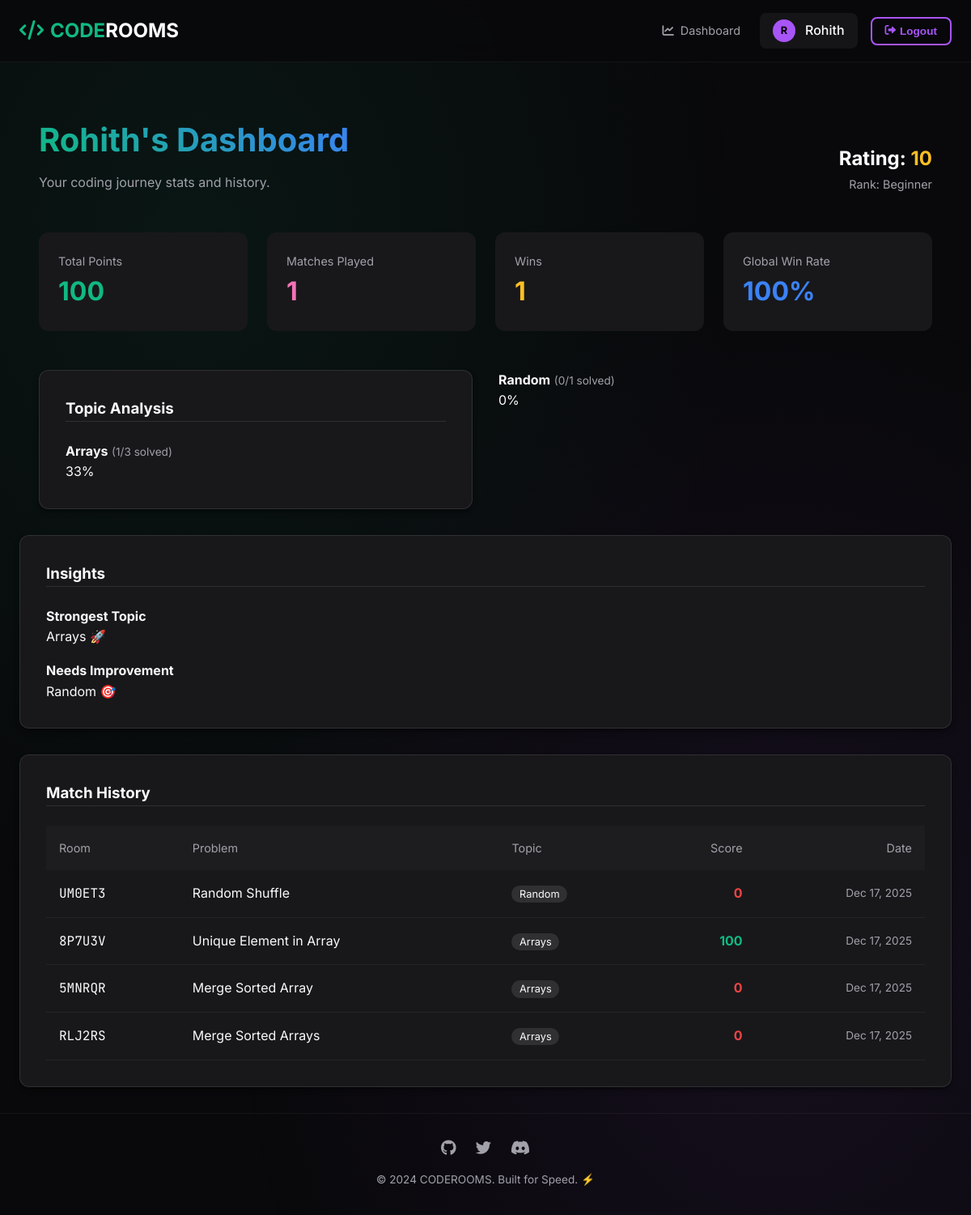
/dashboard/ (signed in), run on the app's committed database.
### core/models.py (models this page shows, shortened)
class UserProfile(models.Model):
    user = models.OneToOneField(User, on_delete=models.CASCADE, related_name='profile')
    rating = models.IntegerField(default=1200) # Standard ELO starting point
    matches_played = models.IntegerField(default=0)
    wins = models.IntegerField(default=0)

class Problem(models.Model):
    DIFFICULTY_CHOICES = [
        ('Easy', 'Easy'),
        ('Medium', 'Medium'),
        ('Hard', 'Hard'),
    ]
    title = models.CharField(max_length=200)
    description = models.TextField()
    difficulty = models.CharField(max_length=10, choices=DIFFICULTY_CHOICES)
    topic = models.CharField(max_length=50)  # e.g., "Arrays", "DP"
    initial_code = models.TextField(help_text="Starting code template")
    test_cases = models.JSONField(help_text="List of input/output pairs", default=list)
    created_at = models.DateTimeField(auto_now_add=True)

class Participant(models.Model):
    user = models.ForeignKey(User, on_delete=models.CASCADE)
    room = models.ForeignKey(Room, on_delete=models.CASCADE, related_name='participants')
    score = models.IntegerField(default=0)
    completed_test_cases = models.IntegerField(default=0)
    tab_switches = models.IntegerField(default=0)
    joined_at = models.DateTimeField(auto_now_add=True)
    finished_at = models.DateTimeField(null=True, blank=True)
    class Meta:
        unique_together = ('user', 'room')

class Room(models.Model):
    room_id = models.CharField(max_length=6, unique=True, default=generate_room_id)
    host = models.ForeignKey(User, on_delete=models.CASCADE, related_name='hosted_rooms')
    passcode = models.CharField(max_length=20, blank=True, null=True)
    problem = models.ForeignKey(Problem, on_delete=models.SET_NULL, null=True, blank=True)
    is_active = models.BooleanField(default=False)
    created_at = models.DateTimeField(auto_now_add=True)
    topic = models.CharField(max_length=50, blank=True)
    difficulty = models.CharField(max_length=10, blank=True)
    anti_cheat_enabled = models.BooleanField(default=False, help_text="Enable tab-switching detection")

### core/views.py (the view)
# urls.py: path('dashboard/', views.dashboard, name='dashboard'),
@login_required
def dashboard(request):
    from django.db.models import Sum
    user = request.user
    if not hasattr(user, 'profile'):
        from .models import UserProfile
        UserProfile.objects.create(user=user)
    profile = user.profile
    participants = Participant.objects.filter(user=user).select_related('room', 'room__problem').order_by('-joined_at')
    total_points = participants.aggregate(Sum('score'))['score__sum'] or 0
    topic_map = {} # {'Array': {'total': 5, 'passed': 3}}
    for p in participants:
        if p.room.problem and p.room.problem.topic:
            t = p.room.problem.topic
            if t not in topic_map:
                topic_map[t] = {'total': 0, 'passed': 0}
            topic_map[t]['total'] += 1
            if p.score >= 100:
                topic_map[t]['passed'] += 1
    topic_stats = []
    for name, data in topic_map.items():
        win_rate = (data['passed'] / data['total']) * 100 if data['total'] > 0 else 0
        topic_stats.append({
            'name': name,
            'total': data['total'],
            'passed': data['passed'],
            'win_rate': win_rate
        })
    topic_stats.sort(key=lambda x: x['win_rate'], reverse=True)
    strongest_topic = topic_stats[0] if topic_stats else None
    weakest_topic = topic_stats[-1] if topic_stats else None # Simple logic, maybe filter for min attempts
    return render(request, 'dashboard.html', {
        'profile': profile,
        'total_points': total_points,
        'recent_matches': participants[:10], # Show last 10
        'topic_stats': topic_stats,
        'strongest_topic': strongest_topic,
        'weakest_topic': weakest_topic
    })

### templates/dashboard.html (shortened to what this page needs)
{% extends 'base.html' %}
{% block content %}
<div class="container" style="max-width: 1200px; padding-top: 2rem;">
    <div style="margin-bottom: 3rem; display: flex; justify-content: space-between; align-items: flex-end;">
        <div>
            <h1 style="
                font-size: 2.5rem;
                background: linear-gradient(45deg, #10b981, #3b82f6);
                -webkit-background-clip: text;
                background-clip: text;
                -webkit-text-fill-color: transparent;
                margin-bottom: 0.5rem;">
                {{ user.username }}'s Dashboard
            </h1>
            <p style="color: var(--text-muted);">Your coding journey stats and history.</p>
        </div>
        <div style="text-align: right;">
            <div style="font-size: 1.5rem; font-weight: bold; color: #fff;">
                Rating:
                <span style="color: #fbbf24;">{{ profile.rating|default:0 }}</span>
            </div>
            <div style="color: var(--text-muted); font-size: 0.9rem;">Rank: Beginner</div>
        </div>
    </div>
    <div style="
        display: grid;
        grid-template-columns: repeat(auto-fit, minmax(200px, 1fr));
        gap: 1.5rem;
        margin-bottom: 3rem;
    ">
        <div class="stat-card">
            <div class="stat-label">Total Points</div>
            <div class="stat-value" style="color:#10b981;">{{ total_points|default:0 }}</div>
        </div>
        <div class="stat-card">
            <div class="stat-label">Matches Played</div>
            <div class="stat-value" style="color:#f472b6;">{{ profile.matches_played|default:0 }}</div>
        </div>
        <div class="stat-card">
            <div class="stat-label">Wins</div>
            <div class="stat-value" style="color:#fbbf24;">{{ profile.wins|default:0 }}</div>
        </div>
        <div class="stat-card">
            <div class="stat-label">Global Win Rate</div>
            <div class="stat-value" style="color:#3b82f6;">
                {% if profile.matches_played > 0 %}
                {% widthratio profile.wins profile.matches_played 100 %}%
                {% else %}
                0%
                {% endif %}
            </div>
        </div>
    </div>
    <div style="display:grid; grid-template-columns:1fr 1fr; gap:2rem; margin-bottom:2rem;">
        <div class="card">
            <h3 class="card-title">Topic Analysis</h3>
            {% if topic_stats %}
            {% for topic in topic_stats %}
            <div class="topic-row">
                <div>
                    <strong>{{ topic.name }}</strong>
                    <span class="muted">({{ topic.passed }}/{{ topic.total }} solved)</span>
                </div>
                <span>{{ topic.win_rate|floatformat:0 }}%</span>
            </div>
        </div>
        {% endfor %}
        {% else %}
        <p class="muted">No topic data yet.</p>
        {% endif %}
    </div>
    <div class="card">
        <h3 class="card-title">Insights</h3>
        <div style="margin-bottom:1rem;">
            <h4 class="insight-good">Strongest Topic</h4>
            <p>{% if strongest_topic %}{{ strongest_topic.name }} 🚀{% else %}Not enough data{% endif %}</p>
        </div>
        <div>
            <h4 class="insight-bad">Needs Improvement</h4>
            <p>{% if weakest_topic %}{{ weakest_topic.name }} 🎯{% else %}Not enough data{% endif %}</p>
        </div>
    </div>
<div class="card" style="margin-top: 2rem;">
    <h3 class="card-title">Match History</h3>
    <table class="history-table">
        <thead>
            <tr>
                <th>Room</th>
                <th>Problem</th>
                <th>Topic</th>
                <th class="right">Score</th>
                <th class="right">Date</th>
            </tr>
        </thead>
        <tbody>
            {% for p in recent_matches %}
            <tr class="table-row-hover">
                <td class="mono">{{ p.room.room_id }}</td>
                <td>
                    {% if p.room.problem %}
                    {{ p.room.problem.title }}
                    {% else %}
                    <span class="muted">(Deleted)</span>
                    {% endif %}
                </td>
                <td>
                    {% if p.room.problem and p.room.problem.topic %}
                    <span class="badge">{{ p.room.problem.topic }}</span>
                    {% else %}
                    -
                    {% endif %}
                </td>
                <td class="right">
                    <strong class="{% if p.score > 0 %}text-success{% else %}text-danger{% endif %}">
                        {{ p.score }}
                    </strong>
                </td>
                <td class="right muted">
                    {{ p.joined_at|date:"M d, Y" }}
                </td>
            </tr>
            {% endfor %}
        </tbody>
    </table>
</div>
{% endblock %}

### templates/base.html (shortened to what this page needs)
{% load static %}
<!DOCTYPE html>
<html lang="en">
<head>
    <link rel="stylesheet" href="{% static 'css/global.css' %}">
    <link href="https://cdnjs.cloudflare.com/ajax/libs/font-awesome/6.0.0/css/all.min.css" rel="stylesheet">
</head>
<body>
    <nav
        style="position: sticky; top: 0; z-index: 100; background: rgba(9, 9, 11, 0.85); backdrop-filter: blur(12px); -webkit-backdrop-filter: blur(12px); border-bottom: 1px solid rgba(255, 255, 255, 0.05);">
        <div class="container"
            style="padding: 1rem 1.5rem; display: flex; justify-content: space-between; align-items: center;">
            <a href="/"
                style="text-decoration: none; font-weight: 700; font-size: 1.5rem; color: var(--primary-neon); transition: transform 0.2s;">
                <i class="fas fa-code" style="margin-right: 0.5rem;"></i>CODE<span style="color: #fff;">ROOMS</span>
            </a>
            <div style="display: flex; gap: 1rem; align-items: center;">
                {% if user.is_authenticated %}
                <div style="display: flex; align-items: center; gap: 1.5rem;">
                    <a href="{% url 'dashboard' %}"
                        style="color: var(--text-muted); text-decoration: none; font-size: 0.9rem; transition: color 0.2s; display: flex; align-items: center; gap: 0.5rem;">
                        <i class="fas fa-chart-line"></i> Dashboard
                    </a>
                    <div
                        style="display: flex; align-items: center; gap: 0.75rem; background: rgba(255,255,255,0.05); padding: 0.5rem 1rem; border-radius: var(--radius-sm);">
                        <div
                            style="width: 28px; height: 28px; background: var(--secondary-neon); border-radius: 50%; display: flex; align-items: center; justify-content: center; font-weight: bold; font-size: 0.8rem; color: #000;">
                            {{ user.username|slice:":1"|upper }}
                        </div>
                        <span style="color: var(--text-main); font-weight: 500;">{{ user.username }}</span>
                    </div>
                </div>
                <form action="{% url 'logout' %}" method="post" style="display: inline;">
                    <button type="submit" class="btn btn-secondary" style="font-size: 0.85rem; padding: 0.5rem 1rem;"><i
                            class="fas fa-sign-out-alt" style="margin-right: 0.3rem;"></i>Logout</button>
                </form>
                {% else %}
                <a href="{% url 'login' %}" class="btn btn-secondary"
                    style="text-decoration: none; font-size: 0.9rem;">Login</a>
                <a href="{% url 'signup' %}" class="btn btn-primary"
                    style="text-decoration: none; font-size: 0.9rem;">Sign Up</a>
                {% endif %}
            </div>
        </div>
    </nav>
    <main class="container" style="min-height: 85vh; padding-top: 2rem; padding-bottom: 2rem;">
        {% block content %}{% endblock %}
    </main>
    <footer
        style="text-align: center; padding: 2rem; color: var(--text-muted); font-size: 0.85rem; border-top: 1px solid rgba(255,255,255,0.05);">
        <div style="display: flex; justify-content: center; gap: 1.5rem; margin-bottom: 1rem;">
            <a href="#" style="color: var(--text-muted); text-decoration: none; transition: color 0.2s;"><i
                    class="fab fa-github" style="font-size: 1.2rem;"></i></a>
            <a href="#" style="color: var(--text-muted); text-decoration: none; transition: color 0.2s;"><i
                    class="fab fa-twitter" style="font-size: 1.2rem;"></i></a>
            <a href="#" style="color: var(--text-muted); text-decoration: none; transition: color 0.2s;"><i
                    class="fab fa-discord" style="font-size: 1.2rem;"></i></a>
        </div>
        &copy; 2024 CODEROOMS. Built for Speed. <span style="color: var(--primary-neon);">⚡</span>
    </footer>
</body>
</html>

### static/css/global.css (style rules this page uses)
:root { --bg-dark: #09090b; --bg-card: #18181b; --bg-hover: #27272a; --primary-neon: #10b981; --primary-glow: rgba(16, 185, 129, 0.4); --secondary-neon: #a855f7; --secondary-glow: rgba(168, 85, 247, 0.4); --accent-red: #ef4444; --accent-yellow: #eab308; --text-main: #fafafa; --text-muted: #a1a1aa; --radius-sm: 8px; --radius-md: 12px; --radius-lg: 16px; --shadow-main: 0 4px 6px -1px rgba(0, 0, 0, 0.5); --glow-primary: 0 0 15px var(--primary-glow); --glow-secondary: 0 0 15px var(--secondary-glow); }
* { margin: 0; padding: 0; box-sizing: border-box; }
body { background-color: var(--bg-dark); color: var(--text-main); font-family: 'Inter', sans-serif; line-height: 1.6; -webkit-font-smoothing: antialiased; min-height: 100vh; }
body::before { content: ''; position: fixed; top: 0; left: 0; width: 100%; height: 100%; background: radial-gradient(ellipse at 20% 20%, rgba(16, 185, 129, 0.08) 0%, transparent 50%), radial-gradient(ellipse at 80% 80%, rgba(168, 85, 247, 0.08) 0%, transparent 50%); pointer-events: none; z-index: -1; }
.container { max-width: 1200px; margin: 0 auto; padding: 0 1.5rem; }
.card { background: rgba(24, 24, 27, 0.8); backdrop-filter: blur(10px); -webkit-backdrop-filter: blur(10px); border-radius: var(--radius-md); border: 1px solid rgba(255, 255, 255, 0.08); padding: 1.5rem; box-shadow: var(--shadow-main); transition: transform 0.3s ease, border-color 0.3s ease, box-shadow 0.3s ease; }
.btn { display: inline-flex; align-items: center; justify-content: center; padding: 0.75rem 1.5rem; border-radius: var(--radius-sm); font-weight: 600; cursor: pointer; transition: all 0.25s ease; border: none; text-decoration: none; font-size: 0.95rem; position: relative; overflow: hidden; }
.btn::after { content: ''; position: absolute; top: 50%; left: 50%; width: 0; height: 0; background: rgba(255, 255, 255, 0.2); border-radius: 50%; transform: translate(-50%, -50%); transition: width 0.4s ease, height 0.4s ease; }
.btn-secondary { background: transparent; border: 2px solid var(--secondary-neon); color: var(--secondary-neon); }

### templates/dashboard.html (style rules this page uses)
.card { background: var(--bg-card); border: 1px solid rgba(255, 255, 255, 0.1); padding: 2rem; border-radius: 12px; }
.card-title { margin-bottom: 1.5rem; border-bottom: 1px solid rgba(255, 255, 255, 0.1); }
.stat-card { background: var(--bg-card); padding: 1.5rem; border-radius: 12px; }
.stat-label { color: var(--text-muted); font-size: .9rem; }
.stat-value { font-size: 2rem; font-weight: bold; }
.muted { color: var(--text-muted); font-size: .85rem; }
.mono { font-family: 'JetBrains Mono', monospace; }
.badge { background: rgba(255, 255, 255, .1); padding: .2rem .6rem; border-radius: 12px; font-size: .8rem; }
.right { text-align: right; }
.text-success { color: #10b981; }
.text-danger { color: #ef4444; }
.history-table { width: 100%; border-collapse: collapse; text-align: left; }
.history-table th { padding: 1rem; color: var(--text-muted); font-size: 0.9rem; background: rgba(255, 255, 255, 0.02); font-weight: normal; }
.history-table td { padding: 1rem; border-bottom: 1px solid rgba(255, 255, 255, 0.05); }

### data on the page
UserProfile: rating "10", matches_played "1", wins "1", wins+matches_played "100"
Problem: name "Arrays", name "Arrays"
Problem: name "Random", name "Random"
Participant: room.room_id "UM0ET3", room.problem "Random Shuffle", room.problem.topic "Random", score "0", joined_at "Dec 17, 2025"
Participant: room.room_id "8P7U3V", room.problem "Unique Element in Array", room.problem.topic "Arrays", score "100", joined_at "Dec 17, 2025"
Participant: room.room_id "5MNRQR", room.problem "Merge Sorted Array", room.problem.topic "Arrays", score "0", joined_at "Dec 17, 2025"
Participant: room.room_id "RLJ2RS", room.problem "Merge Sorted Arrays", room.problem.topic "Arrays", score "0", joined_at "Dec 17, 2025"

### other printed values
{{ user.username|slice:":1"|upper }} "R"
{{ user.username }} "Rohith"
{{ total_points|default:0 }} "100"
{{ topic.passed }} "1" "0"
{{ topic.total }} "3" "1"
{{ topic.win_rate|floatformat:0 }} "33" "0"
